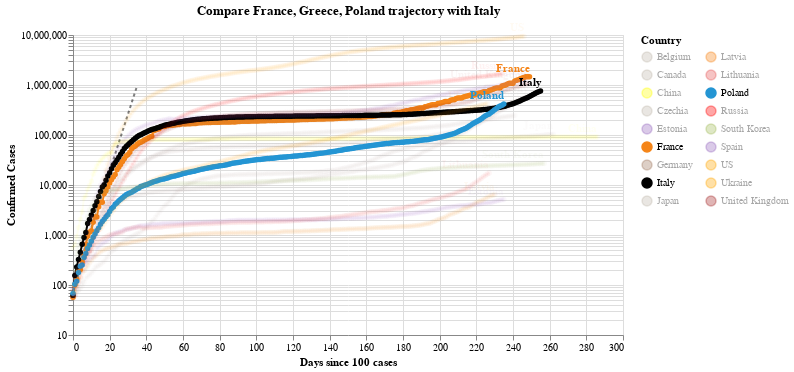

The code cell stored with this chart in its notebook:
### Code cell
#hide_input
chart2 = make_since_chart(dff2, ['France', 'Greece', 'Poland'], baseline_countries)
chart2

### Figure 1 — Vega-Lite specification as saved in the notebook (floating-point values rounded to 4 significant figures; data arrays with more than 128 entries replaced by an {"elided": "..."} marker saying what was removed)
{"config": {"view": {"continuousWidth": 400, "continuousHeight": 300}}, "layer": [{"data": {"name": "data-628230001892d6798b50651be41d1b3e"}, "mark": {"type": "line", "color": "black", "opacity": 0.5, "strokeDash": [3, 3]}, "encoding": {"x": {"type": "quantitative", "field": "Days since 100 cases"}, "y": {"type": "quantitative", "field": "Confirmed Cases"}}}, {"data": {"name": "data-73217d79bd70f6730fa6f35f4e8392eb"}, "mark": {"type": "line", "point": true}, "encoding": {"color": {"type": "nominal", "field": "Country", "legend": {"columns": 2}, "scale": {"domain": ["Belgium", "Canada", "China", "Czechia", "Estonia", "France", "Germany", "Italy", "Japan", "Latvia", "Lithuania", "Poland", "Russia", "South Korea", "Spain", "US", "Ukraine", "United Kingdom"], "range": ["#C1B7AD", "#C1B7AD", "yellow", "#C1B7AD", "#9467bd", "#F58518", "#9D755D", "black", "#C1B7AD", "#F58518", "#E45756", "#2495D3", "red", "#A1BA59", "#9467bd", "orange", "orange", "brown"]}}, "opacity": {"condition": {"value": 1, "selection": "selector005"}, "value": 0.05}, "tooltip": [{"type": "nominal", "field": "Country"}, {"type": "temporal", "field": "Date"}, {"type": "quantitative", "field": "Confirmed Cases"}, {"type": "quantitative", "field": "Days since 100 cases"}], "x": {"type": "quantitative", "field": "Days since 100 cases"}, "y": {"type": "quantitative", "field": "Confirmed Cases", "scale": {"type": "log"}}}, "selection": {"selector005": {"type": "multi", "fields": ["Country"], "bind": "legend", "init": [{"Country": "France"}, {"Country": "Greece"}, {"Country": "Poland"}, {"Country": "Italy"}]}}, "width": 550}, {"data": {"name": "data-73217d79bd70f6730fa6f35f4e8392eb"}, "mark": {"type": "text", "align": "right", "dy": -8, "fontWeight": "bold"}, "encoding": {"color": {"type": "nominal", "field": "Country", "legend": {"columns": 2}, "scale": {"domain": ["Belgium", "Canada", "China", "Czechia", "Estonia", "France", "Germany", "Italy", "Japan", "Latvia", "Lithuania", "Poland", "Russia", "South Korea", "Spain", "US", "Ukraine", "United Kingdom"], "range": ["#C1B7AD", "#C1B7AD", "yellow", "#C1B7AD", "#9467bd", "#F58518", "#9D755D", "black", "#C1B7AD", "#F58518", "#E45756", "#2495D3", "red", "#A1BA59", "#9467bd", "orange", "orange", "brown"]}}, "opacity": {"condition": {"value": 1, "selection": "selector005"}, "value": 0.05}, "text": {"type": "nominal", "field": "Country"}, "tooltip": [{"type": "nominal", "field": "Country"}, {"type": "temporal", "field": "Date"}, {"type": "quantitative", "field": "Confirmed Cases"}, {"type": "quantitative", "field": "Days since 100 cases"}], "x": {"type": "quantitative", "field": "Days since 100 cases"}, "y": {"type": "quantitative", "field": "Confirmed Cases", "scale": {"type": "log"}}}, "transform": [{"filter": "(datum['Date'] >= 1604361600000)"}], "width": 550}], "title": "Compare France, Greece, Poland trajectory with Italy", "$schema": "https://vega.github.io/schema/vega-lite/v4.8.1.json", "datasets": {"data-628230001892d6798b50651be41d1b3e": [{"Days since 100 cases": 0, "Confirmed Cases": 100.0}, {"Days since 100 cases": 1, "Confirmed Cases": 130.0}, {"Days since 100 cases": 2, "Confirmed Cases": 169.0}, {"Days since 100 cases": 3, "Confirmed Cases": 219.7}, {"Days since 100 cases": 4, "Confirmed Cases": 285.6}, {"Days since 100 cases": 5, "Confirmed Cases": 371.3}, {"Days since 100 cases": 6, "Confirmed Cases": 482.7}, {"Days since 100 cases": 7, "Confirmed Cases": 627.5}, {"Days since 100 cases": 8, "Confirmed Cases": 815.7}, {"Days since 100 cases": 9, "Confirmed Cases": 1060.0}, {"Days since 100 cases": 10, "Confirmed Cases": 1379.0}, {"Days since 100 cases": 11, "Confirmed Cases": 1792.0}, {"Days since 100 cases": 12, "Confirmed Cases": 2330.0}, {"Days since 100 cases": 13, "Confirmed Cases": 3029.0}, {"Days since 100 cases": 14, "Confirmed Cases": 3937.0}, {"Days since 100 cases": 15, "Confirmed Cases": 5119.0}, {"Days since 100 cases": 16, "Confirmed Cases": 6654.0}, {"Days since 100 cases": 17, "Confirmed Cases": 8650.0}, {"Days since 100 cases": 18, "Confirmed Cases": 11250.0}, {"Days since 100 cases": 19, "Confirmed Cases": 14620.0}, {"Days since 100 cases": 20, "Confirmed Cases": 19000.0}, {"Days since 100 cases": 21, "Confirmed Cases": 24710.0}, {"Days since 100 cases": 22, "Confirmed Cases": 32120.0}, {"Days since 100 cases": 23, "Confirmed Cases": 41750.0}, {"Days since 100 cases": 24, "Confirmed Cases": 54280.0}, {"Days since 100 cases": 25, "Confirmed Cases": 70560.0}, {"Days since 100 cases": 26, "Confirmed Cases": 91730.0}, {"Days since 100 cases": 27, "Confirmed Cases": 119300.0}, {"Days since 100 cases": 28, "Confirmed Cases": 155000.0}, {"Days since 100 cases": 29, "Confirmed Cases": 201500.0}, {"Days since 100 cases": 30, "Confirmed Cases": 262000.0}, {"Days since 100 cases": 31, "Confirmed Cases": 340600.0}, {"Days since 100 cases": 32, "Confirmed Cases": 442800.0}, {"Days since 100 cases": 33, "Confirmed Cases": 575600.0}, {"Days since 100 cases": 34, "Confirmed Cases": 748300.0}, {"Days since 100 cases": 35, "Confirmed Cases": 972800.0}], "data-73217d79bd70f6730fa6f35f4e8392eb": {"elided": "4425 records"}}}
